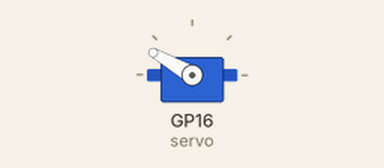
Recording of a program running on a simulated Raspberry Pi Pico running MicroPython. Parts: servo. Servo angles are drawn from the pulse width (0.5 ms = 0°, 2.5 ms = 180°); what the program prints to the serial console is not drawn. At 7.5 s the program stops and its outputs stay as they are.

Above: at 0.1 s.
At 4.7 s:
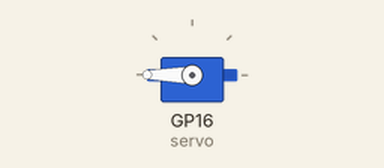
Timing chart, 0 to 7.9 s (numbered marks = the images above):
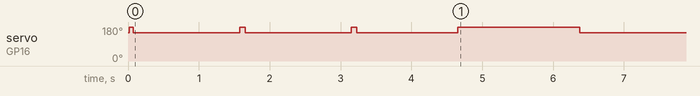

Measured:
- by itself, servo on GP16 (servo): goes 180° 0.07 s, 150° 1.5 s, 180° 0.07 s, 150° 1.4 s, 180° 1.7 s, then 150°

The program:

clicker.py
```python
from servo import Servo
import time


class Clicker:
    """
    Executes a 0/1 binned script with deterministic timing.
    0 -> BASE_ANGLE (finger up)
    1 -> CLICK_ANGLE (finger down)
    """

    def __init__(self, servo, base_angle=70, click_angle=30):
        self.servo = servo
        self.base_angle = base_angle
        self.click_angle = click_angle

        self.script = None
        self.bin_ms = None
        self.idx = 0
        self.running = False
        self.stop_requested = False
        self.t0 = None
        self.servo.set_angle(self.base_angle)

    def load(self, script, bin_ms):
        """
        script: list[int] (0/1)
        bin_ms: int
        """
        self.script = script
        self.bin_ms = bin_ms
        self.idx = 0

    def start(self):
        if self.script is None:
            raise ValueError("No script loaded.")
        self.running = True
        self.stop_requested = False
        self.idx = 0
        self.t0 = time.ticks_ms()

        self._apply_bin(self.script[0])

    def stop(self):
        self.stop_requested = True
        self.running = False
        self.servo.set_angle(self.base_angle)

    def is_running(self):
        return self.running

    def _apply_bin(self, val):
        if val == 1:
            self.servo.set_angle(self.click_angle)
        else:
            self.servo.set_angle(self.base_angle)

    def tick(self):
        """
        Call this frequently (e.g., every 1-5ms).
        Advances the script based on time.
        """
        if not self.running:
            return

        if self.stop_requested:
            self.stop()
            return

        now = time.ticks_ms()
        elapsed = time.ticks_diff(now, self.t0)

        target_idx = elapsed // self.bin_ms

        while self.idx < target_idx:
            self.idx += 1
            if self.idx >= len(self.script):
                # script finished
                self.running = False
                self.servo.set_angle(self.base_angle)
                return
            self._apply_bin(self.script[self.idx])


if __name__ == "__main__":
    SERVO_PIN = 16
    BASE_ANGLE = 150
    CLICK_ANGLE = 180
    BIN_MS = 75

    servo = Servo(SERVO_PIN)
    clicker = Clicker(servo, base_angle=BASE_ANGLE, click_angle=CLICK_ANGLE)

    script = [0] * 100
    script[0] = 1
    script[21] = 1
    script[42] = 1
    script[62:85] = [1] * 23

    clicker.load(script, bin_ms=BIN_MS)
    clicker.start()

    while clicker.is_running():
        clicker.tick()
        time.sleep_ms(1)

    print("done")
```

servo.py
```python
from machine import Pin, PWM


class Servo:
    def __init__(self, pin, freq=50):
        self.pwm = PWM(Pin(pin))
        self.pwm.freq(freq)
        self.last_angle = None

    def _angle_to_duty(self, degrees):
        degrees = max(0, min(180, degrees))
        return int(1638 + (degrees / 180) * (8192 - 1638))

    def set_angle(self, degrees):
        if degrees != self.last_angle:
            self.pwm.duty_u16(self._angle_to_duty(degrees))
            self.last_angle = degrees
```
